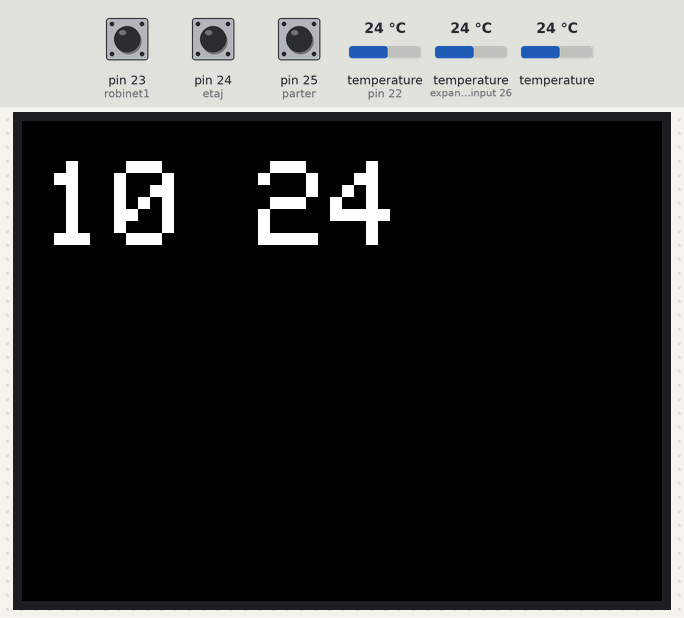
A sketch run on a simulated Arduino Mega 2560, built with avr-gcc and run on an emulated ATmega2560. Shown: 320×240 colour display. Wiring (inferred from the names in the program): DS3231 clock at I2C address 0x68. Inputs (shaded band) come from the test bench; at power-on: temperature (sensors on pin 22, expander input 26) 24 °C, pin 25 (parter) HIGH, pin 23 (robinet1) HIGH, pin 24 (etaj) HIGH, temperature 24 °C. The local clock reads 2024-03-15 10:24:30 at power-on unless the sketch sets it; what the sketch prints to the serial monitor is not drawn.

Above: at 0.62 s.
At 1.6 s:
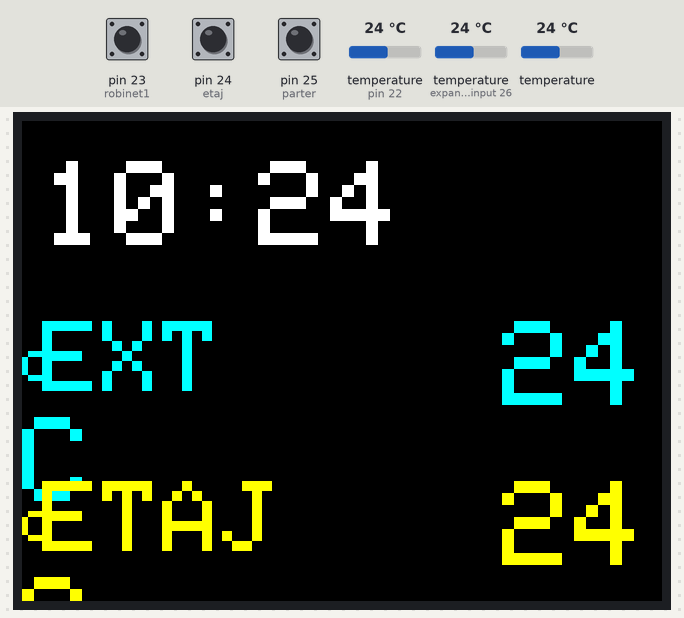
1.7 s: temperature (sensor on pin 22) set to 12 °C
At 4.5 s:
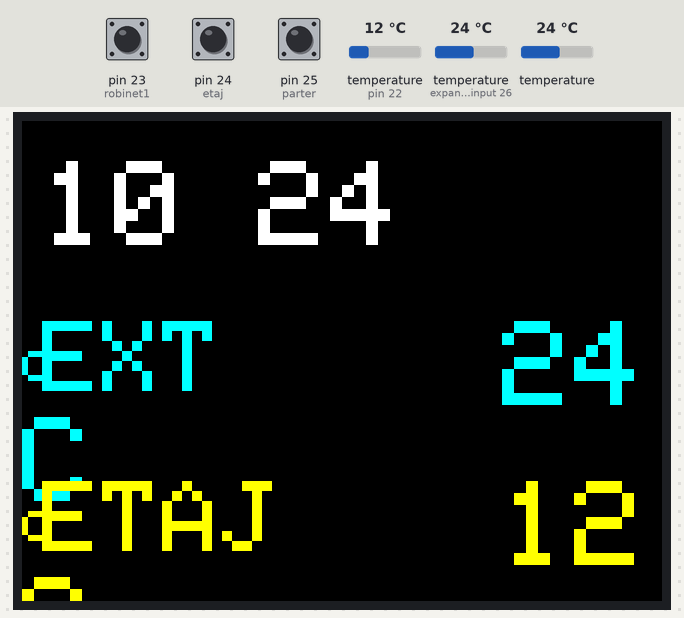
4.7 s: pin 25 (parter) pulled LOW for 3.2 s
10.5 s: pin 23 (robinet1) pulled LOW for 1 s
Timing chart, 0 to 13.5 s (numbered marks = the images above; inputs shaded):
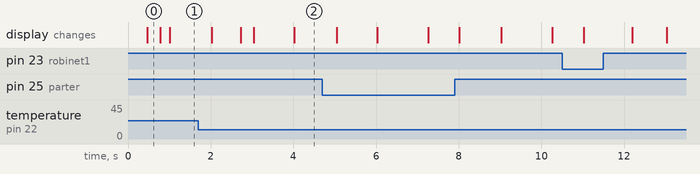

The sketch:

thermostat_06a.ino
```cpp
// All the mcufriend.com UNO shields have the same pinout.
// i.e. control pins A0-A4.  Data D2-D9.  microSD D10-D13.
// Touchscreens are normally A1, A2, D7, D6 but the order varies
// https://github.com/prenticedavid/MCUFRIEND_kbv
// This demo should work with most Adafruit TFT libraries
// If you are not using a shield,  use a full Adafruit constructor()
// e.g. Adafruit_TFTLCD tft(LCD_CS, LCD_CD, LCD_WR, LCD_RD, LCD_RESET);
// Nicu FLORICA (niq_ro) clear the sketch for pust some text in portrait and landscape mode
// ver. 0 - just clear the sketch
// ver. 1 - put some info as dual thermostat with clock
// ver. 2 - put animates second points and valve
// ver. 3 - add random value for temperature and clock
// ver. 4 - add real DS18B20 sensor (3 units) ad D22 pin
// ver. 5 - add DS3231 RTC module for clock
// ver. 6 - add 3 button (contacts) for icons at D23, D24 & D25 pins

// from example MULTIPLE - DALLAS TEMPERATURE LIBRARY
#include <OneWire.h>
#include <DallasTemperature.h>

#include <Wire.h>
#define DS3231_I2C_ADDRESS 104
byte tMSB, tLSB;

#define LCD_CS A3 // Chip Select goes to Analog 3
#define LCD_CD A2 // Command/Data goes to Analog 2
#define LCD_WR A1 // LCD Write goes to Analog 1
#define LCD_RD A0 // LCD Read goes to Analog 0
#define LCD_RESET A4 // Can alternately just connect to Arduino's reset pin

#include <SPI.h>          // f.k. for Arduino-1.5.2
#include "Adafruit_GFX.h"// Hardware-specific library
#include <MCUFRIEND_kbv.h>
MCUFRIEND_kbv tft;
//#include <Adafruit_TFTLCD.h>
//Adafruit_TFTLCD tft(LCD_CS, LCD_CD, LCD_WR, LCD_RD, LCD_RESET);

// Assign human-readable names to some common 16-bit color values:

#define	BLACK   0x0000
#define	RED     0x001F
#define	BLUE    0xF800
#define	GREEN   0x07E0
#define YELLOW  0x07FF
#define MAGENTA 0xF81F
#define CYAN    0xFFE0
#define WHITE   0xFFFF

uint16_t g_identifier;

byte hh, mm, ss;
byte yy, ll, dd, zz;
byte zh,uh,zm,um;
byte hh0 = 14;
byte mm0 = 35;
int ics1 = 400;
int igrec1 = 20;

unsigned long ultimultimp;
unsigned long cattimp = 3000;
int stare = 0;

int text, tfl, tpart;
int text0 = 50;
int tfl0 = 50;
int tpart0 = 50;

// split part of temperature
// external temperature
int exts =1;
int extz =1;
int extu =2;

// floor (etaj)
int etajz = 2;
int etaju = 4;

// parterre (parter)
int partz = 2;
int partu = 2;

int bucla = 0;
int initial = 0;

// Data wire is plugged into port 22 on the Arduino
#define ONE_WIRE_BUS 22
#define TEMPERATURE_PRECISION 9
// Setup a oneWire instance to communicate with any OneWire devices (not just Maxim/Dallas temperature ICs)
OneWire oneWire(ONE_WIRE_BUS);
// Pass our oneWire reference to Dallas Temperature.
DallasTemperature sensors(&oneWire);
// arrays to hold device addresses
DeviceAddress senzor1, senzor2, senzor3;

#define robinet1 23
#define etaj 24
#define parter 25

void setup(void) {
    Serial.begin(9600);
    g_identifier = 0x9481;// force ID
    tft.begin(g_identifier);
    tft.fillScreen(BLACK);  // clear screen

    ultimultimp = millis();
tft.setRotation(1);  // landscape

  Wire.begin();

pinMode(robinet1, INPUT);  // valve button
pinMode(etaj, INPUT);   // floor button
pinMode(parter, INPUT);   // ground button
digitalWrite(robinet1, HIGH);
digitalWrite(etaj, HIGH);
digitalWrite(parter, HIGH);

  // Start up the library
  sensors.begin();

  // locate devices on the bus
  Serial.print("Locating devices...");
  Serial.print("Found ");
  Serial.print(sensors.getDeviceCount(), DEC);
  Serial.println(" devices.");

  // report parasite power requirements
  Serial.print("Parasite power is: ");
  if (sensors.isParasitePowerMode()) Serial.println("ON");
  else Serial.println("OFF");

  // assign address manually.  the addresses below will beed to be changed
  // to valid device addresses on your bus.  device address can be retrieved
  // by using either oneWire.search(deviceAddress) or individually via
  // sensors.getAddress(deviceAddress, index)
  //insideThermometer = { 0x28, 0x1D, 0x39, 0x31, 0x2, 0x0, 0x0, 0xF0 };
  //outsideThermometer   = { 0x28, 0x3F, 0x1C, 0x31, 0x2, 0x0, 0x0, 0x2 };

  // search for devices on the bus and assign based on an index.  ideally,
  // you would do this to initially discover addresses on the bus and then
  // use those addresses and manually assign them (see above) once you know
  // the devices on your bus (and assuming they don't change).
  //
  // method 1: by index
  if (!sensors.getAddress(senzor1, 0)) Serial.println("Unable to find address for Device 0");
  if (!sensors.getAddress(senzor2, 1)) Serial.println("Unable to find address for Device 1");
  if (!sensors.getAddress(senzor3, 2)) Serial.println("Unable to find address for Device 2");

  // method 2: search()
  // search() looks for the next device. Returns 1 if a new address has been
  // returned. A zero might mean that the bus is shorted, there are no devices,
  // or you have already retrieved all of them.  It might be a good idea to
  // check the CRC to make sure you didn't get garbage.  The order is
  // deterministic. You will always get the same devices in the same order
  //
  // Must be called before search()
  //oneWire.reset_search();
  // assigns the first address found to insideThermometer
  //if (!oneWire.search(insideThermometer)) Serial.println("Unable to find address for insideThermometer");
  // assigns the seconds address found to outsideThermometer
  //if (!oneWire.search(outsideThermometer)) Serial.println("Unable to find address for outsideThermometer");

  // show the addresses we found on the bus
  Serial.print("Device 0 Address: ");
  printAddress(senzor1);
  Serial.println();

  Serial.print("Device 1 Address: ");
  printAddress(senzor2);
  Serial.println();

  Serial.print("Device 2 Address: ");
  printAddress(senzor3);
  Serial.println();

  // set the resolution to 9 bit
  sensors.setResolution(senzor1, TEMPERATURE_PRECISION);
  sensors.setResolution(senzor2, TEMPERATURE_PRECISION);
  sensors.setResolution(senzor3, TEMPERATURE_PRECISION);


  Serial.print("Device 0 Resolution: ");
  Serial.print(sensors.getResolution(senzor1), DEC);
  Serial.println();

  Serial.print("Device 1 Resolution: ");
  Serial.print(sensors.getResolution(senzor2), DEC);
  Serial.println();

  Serial.print("Device 2 Resolution: ");
  Serial.print(sensors.getResolution(senzor3), DEC);
  Serial.println();

}

void loop(void) {
// tft.fillScreen(BLACK);  // clear screen
            tft.setTextSize(6);
 readDS3231time(&ss, &mm, &hh, &zz, &dd, &ll,&yy);
if (mm != mm0)
{
stergere(118,20,6); // minute
stergere(154,20,6);
}


if (hh != hh0)
{
stergere(10,20,6); // hour
stergere(46,20,6);
}

zh = hh/10;
uh = hh%10;
zm = mm/10;
um = mm%10;
mm0 = mm;
hh0 = hh;

// first row - clock (primul rand  - ora)
            tft.setCursor(10, 20);
            tft.setTextColor(WHITE);
            tft.print(zh);
            tft.print(uh);
            if (millis()/1000%2) tft.print(":");
            else
            {
            stergere(82,20,6);
            tft.print(" ");
            }

            tft.print(zm);
            tft.print(um);

if ((bucla > 50) || (initial == 0))
{
  // call sensors.requestTemperatures() to issue a global temperature
  // request to all devices on the bus
  Serial.print("Requesting temperatures...");
  sensors.requestTemperatures();
  Serial.println("DONE");

  // print the device information
  printData(senzor1);
  printData(senzor2);
  printData(senzor3);
/*
float tempC1 = sensors.getTempC(senzor1);
float tempC2 = sensors.getTempC(senzor2);
float tempC3 = sensors.getTempC(senzor3);
*/
float tempC1 = sensors.getTempC(senzor1) +0.5;
float tempC2 = sensors.getTempC(senzor2) +0.5;
float tempC3 = sensors.getTempC(senzor3) +0.5;

if ((tempC1 < -100) || (tempC1 >100)) tempC1 = 0;
if ((tempC2 < -100) || (tempC2 >100)) tempC2 = 0;
if ((tempC3 < -100) || (tempC3 >100)) tempC3 = 0;

text = tempC3;
tfl = tempC1;
tpart = tempC2;

//text = random(-20, 30);  //
//text = -12;
//text = -7;
//text =0;
//text = 4;
//text = 17;
//tfl = random (19,24);
//tfl =0;
//tfl = 4;
//tfl = 17;
//tpart = random (19,24);
//tpart =0;
//tpart = 4;
//tpart = 17;

  bucla = 0;
  initial = 1;
}
bucla = bucla +1;

// second row - external temperature (al doilea rand - temperatura exterioara)
if (text != text0)
{
if (text < 0)
{
 exts = -1;
 text = -text;
}
else exts = 1;

extz = text/10;
extu = text%10;
            tft.setTextSize(5);
            tft.setCursor(10, 100);
            tft.setTextColor(YELLOW);
            tft.print("EXT");
            tft.setTextSize(6);
//          tft.setCursor(204, 100);
//          tft.print("-12 C");
            stergere(204,100,6);
            stergere(240,100,6);
            stergere(276,100,6);
            if ((exts == -1) && (text > 10))
            {
             tft.setCursor(204, 100);
             tft.print("-");
             tft.print(extz);
             tft.print(extu);
            }
            if ((exts == -1) && (text < 10))
            {
             tft.setCursor(240, 100);
             tft.print("-");
             tft.print(extu);
            }
            if ((exts == 1) && (text < 10))
            {
             tft.setCursor(276, 100);
             tft.print(extu);
            }
            if ((exts == 1) && (text > 10))
            {
             tft.setCursor(240, 100);
             tft.print(extz);
             tft.print(extu);
            }
            if (text == 0)
            {
             tft.setCursor(276, 100);
             tft.print(text);
            }

            tft.setTextSize(3);
            tft.setCursor(320, 85);
            tft.print("o");
            tft.setTextSize(6);
            tft.setCursor(348, 100);
            tft.print("C");
text0 = exts*text;
}

// 3rd row - floor temperature (al treilea rand - temperatura etaj)
if (tfl != tfl0)
{
etajz = tfl/10;
etaju = tfl%10;
            tft.setTextSize(5);
            tft.setCursor(10, 180);
            tft.setTextColor(CYAN);
            tft.print("ETAJ");
            stergere(240,180,6);
            stergere(276,180,6);
            tft.setTextSize(6);
            tft.setCursor(240, 180);
 //           tft.print("24 C");
            if (tfl < 10)
            {
             tft.print(" ");
            }
            else tft.print(etajz);
            tft.print(etaju);

            tft.setTextSize(3);
            tft.setCursor(320, 165);
            tft.print("o");
            tft.setTextSize(6);
            tft.setCursor(348, 180);
            tft.print("C");
tfl0 = tfl;
}

// al patrulea rand - temperatura parter
if (tpart != tpart0)
{
partz = tpart/10;
partu = tpart%10;
            tft.setTextSize(5);
            tft.setCursor(10, 260);
            tft.setTextColor(RED);
            tft.print("PARTER");
            stergere(240,260,6);
            stergere(276,260,6);
            tft.setTextSize(6);
            tft.setCursor(240, 260);
 //           tft.print("22 C");
            if (tpart < 10)
            {
             tft.print(" ");
            }
            else tft.print(partz);
            tft.print(partu);

            tft.setTextSize(3);
            tft.setCursor(320, 245);
            tft.print("o");
            tft.setTextSize(6);
            tft.setCursor(348, 260);
            tft.print("C");

tpart0 = tpart;
}

if (digitalRead(robinet1) == LOW)
{
robinet (ics1, igrec1);
}
else
{
stergere1 (ics1, igrec1);
}

if (digitalRead(etaj) == LOW)
{
triunghi(400, 170);
}
else
{
stergere1 (400, 170);
}

if (digitalRead(parter) == LOW)
{
triunghi(400, 250);
}
else
{
stergere1 (400, 250);
}


}  // end

void robinet(int ics, int igrec)
{
tft.drawLine(ics+24, igrec+0, ics+44, igrec+0, BLUE);
tft.drawLine(ics+24, igrec+1, ics+44, igrec+1, BLUE);
tft.drawLine(ics+24, igrec+2, ics+44, igrec+2, BLUE);
tft.drawLine(ics+24, igrec+3, ics+44, igrec+3, BLUE);

tft.drawLine(ics+24, igrec+4, ics+44, igrec+4, BLUE);
tft.drawLine(ics+24, igrec+5, ics+44, igrec+5, BLUE);
tft.drawLine(ics+24, igrec+6, ics+44, igrec+6, BLUE);
tft.drawLine(ics+24, igrec+7, ics+44, igrec+7, BLUE);

tft.drawLine(ics+32, igrec+8, ics+36, igrec+8, BLUE);
tft.drawLine(ics+32, igrec+9, ics+36, igrec+9, BLUE);
tft.drawLine(ics+32, igrec+10, ics+36, igrec+10, BLUE);
tft.drawLine(ics+32, igrec+11, ics+36, igrec+11, BLUE);

tft.drawLine(ics+32, igrec+12, ics+36, igrec+12, BLUE);
tft.drawLine(ics+32, igrec+13, ics+36, igrec+13, BLUE);
tft.drawLine(ics+32, igrec+14, ics+36, igrec+14, BLUE);
tft.drawLine(ics+32, igrec+15, ics+36, igrec+15, BLUE);

tft.drawLine(ics+20, igrec+16, ics+52, igrec+16, BLUE);
tft.drawLine(ics+21, igrec+17, ics+52, igrec+17, BLUE);
tft.drawLine(ics+22, igrec+18, ics+52, igrec+18, BLUE);
tft.drawLine(ics+23, igrec+19, ics+52, igrec+19, BLUE);

tft.drawLine(ics+12, igrec+20, ics+52, igrec+20, BLUE);
tft.drawLine(ics+12, igrec+21, ics+52, igrec+21, BLUE);
tft.drawLine(ics+12, igrec+22, ics+52, igrec+22, BLUE);
tft.drawLine(ics+12, igrec+23, ics+52, igrec+23, BLUE);

tft.drawLine(ics+12, igrec+24, ics+52, igrec+24, BLUE);
tft.drawLine(ics+12, igrec+25, ics+52, igrec+25, BLUE);
tft.drawLine(ics+12, igrec+26, ics+52, igrec+26, BLUE);
tft.drawLine(ics+12, igrec+27, ics+52, igrec+27, BLUE);

tft.drawLine(ics+12, igrec+28, ics+16, igrec+28, BLUE);
tft.drawLine(ics+12, igrec+29, ics+16, igrec+29, BLUE);
tft.drawLine(ics+12, igrec+30, ics+16, igrec+30, BLUE);
tft.drawLine(ics+12, igrec+31, ics+16, igrec+31, BLUE);

tft.drawLine(ics+12, igrec+32, ics+16, igrec+32, BLUE);
tft.drawLine(ics+12, igrec+33, ics+16, igrec+33, BLUE);
tft.drawLine(ics+12, igrec+34, ics+16, igrec+34, BLUE);
tft.drawLine(ics+12, igrec+35, ics+16, igrec+35, BLUE);

tft.drawLine(ics+12, igrec+36, ics+16, igrec+36, RED);
tft.drawLine(ics+12, igrec+37, ics+16, igrec+37, RED);
tft.drawLine(ics+12, igrec+38, ics+16, igrec+38, RED);
tft.drawLine(ics+12, igrec+39, ics+16, igrec+39, RED);

tft.drawLine(ics+12, igrec+40, ics+16, igrec+40, RED);
tft.drawLine(ics+12, igrec+41, ics+16, igrec+41, RED);
tft.drawLine(ics+12, igrec+42, ics+16, igrec+42, RED);
tft.drawLine(ics+12, igrec+43, ics+16, igrec+43, RED);

tft.drawPixel(ics+12, igrec+44, RED);
tft.drawPixel(ics+12, igrec+45, RED);
tft.drawPixel(ics+12, igrec+46, RED);
tft.drawPixel(ics+12, igrec+47, RED);
}

void stergere1(int ics, int igrec)
{
for (int i=0; i < 64; i++){
tft.drawLine(ics, igrec+i, ics+64, igrec+i, BLACK);
}
}

void stergere(int ics, int igrec, int zum)
{
for (int i=0; i < 8*zum; i++){
tft.drawLine(ics, igrec+i, ics+6*zum, igrec+i, BLACK);
}
}

// function to print a device address
void printAddress(DeviceAddress deviceAddress)
{
  for (uint8_t i = 0; i < 8; i++)
  {
    // zero pad the address if necessary
    if (deviceAddress[i] < 16) Serial.print("0");
    Serial.print(deviceAddress[i], HEX);
  }
}

// function to print the temperature for a device
void printTemperature(DeviceAddress deviceAddress)
{
  float tempC = sensors.getTempC(deviceAddress);
  Serial.print("Temp C: ");
  Serial.print(tempC);
  Serial.print(" Temp F: ");
  Serial.print(DallasTemperature::toFahrenheit(tempC));
}

// function to print a device's resolution
void printResolution(DeviceAddress deviceAddress)
{
  Serial.print("Resolution: ");
  Serial.print(sensors.getResolution(deviceAddress));
  Serial.println();
}

// main function to print information about a device
void printData(DeviceAddress deviceAddress)
{
  Serial.print("Device Address: ");
  printAddress(deviceAddress);
  Serial.print(" ");
  printTemperature(deviceAddress);
  Serial.println();
}

// http://forum.arduino.cc/index.php?topic=398891.0
void setDS3231time(byte second, byte minute, byte hour, byte dayOfWeek, byte
                   dayOfMonth, byte month, byte year)
{
    // sets time and date data to DS3231
    Wire.beginTransmission(DS3231_I2C_ADDRESS);
    Wire.write(0); // set next input to start at the seconds register
    Wire.write(decToBcd(second)); // set seconds
    Wire.write(decToBcd(minute)); // set minutes
    Wire.write(decToBcd(hour)); // set hours
    Wire.write(decToBcd(dayOfWeek)); // set day of week (1=Sunday, 7=Saturday)
    Wire.write(decToBcd(dayOfMonth)); // set date (1 to 31)
    Wire.write(decToBcd(month)); // set month
    Wire.write(decToBcd(year)); // set year (0 to 99)
    Wire.endTransmission();
}

// Convert binary coded decimal to normal decimal numbers
byte bcdToDec(byte val)
{
    return ( (val / 16 * 10) + (val % 16) );
}

// Convert normal decimal numbers to binary coded decimal
byte decToBcd(byte val)
{
    return ( (val / 10 * 16) + (val % 10) );
}

void readDS3231time(byte *second,
                    byte *minute,
                    byte *hour,
                    byte *dayOfWeek,
                    byte *dayOfMonth,
                    byte *month,
                    byte *year)
{
    Wire.beginTransmission(DS3231_I2C_ADDRESS);
    Wire.write(0); // set DS3231 register pointer to 00h
    Wire.endTransmission();
    Wire.requestFrom(DS3231_I2C_ADDRESS, 7);
    // request seven bytes of data from DS3231 starting from register 00h
    *second = bcdToDec(Wire.read() & 0x7f);
    *minute = bcdToDec(Wire.read());
    *hour = bcdToDec(Wire.read() & 0x3f);
    *dayOfWeek = bcdToDec(Wire.read());
    *dayOfMonth = bcdToDec(Wire.read());
    *month = bcdToDec(Wire.read());
    *year = bcdToDec(Wire.read());
}


void triunghi(int ics, int igrec)
{
tft.fillTriangle(ics+10, igrec+50, ics+30, igrec+10,ics+50, igrec+50,RED);
tft.fillTriangle(ics+17, igrec+45, ics+30, igrec+20,ics+43, igrec+45,YELLOW);
}
```

Measured:
- after the input at 1.7 s, the display: first differs from a run without the input after 1.0 s (image 2)
